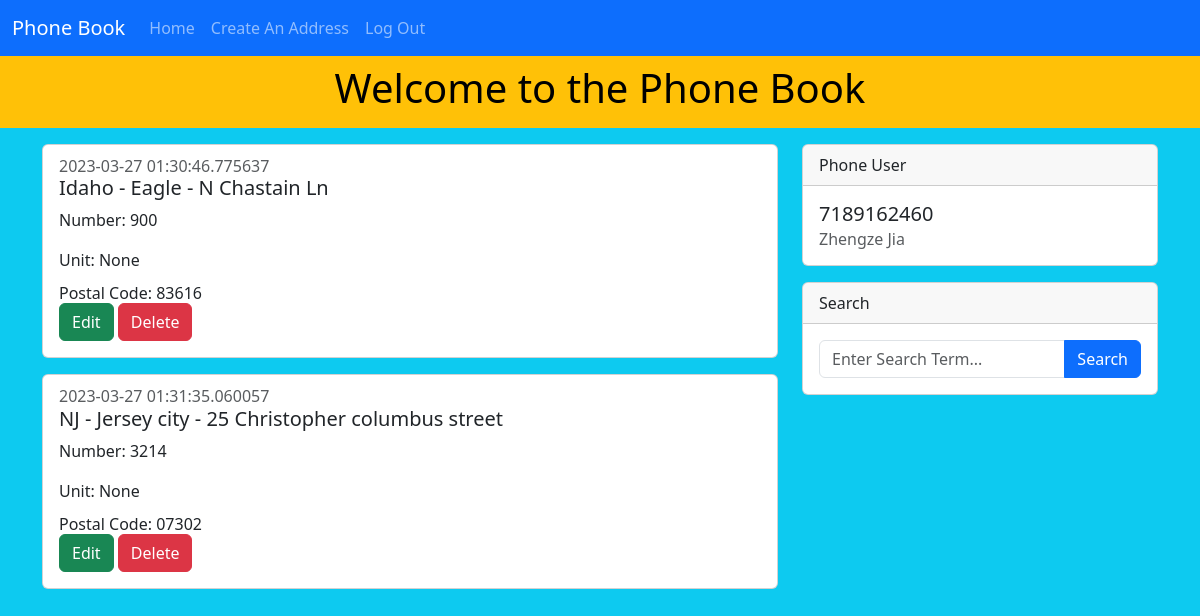
Page / (signed in) on the committed database.
### app/models.py (models this page shows, shortened)
class Address(db.Model):
    id = db.Column(db.Integer, primary_key=True)
    street_name = db.Column(db.String(50), nullable=False)
    number = db.Column(db.Integer, nullable=False)
    unit = db.Column(db.String(50), nullable=True)
    postal_code = db.Column(db.String(20), nullable=False)
    city = db.Column(db.String(50), nullable=False)
    state = db.Column(db.String(20), nullable=False)
    date_created = db.Column(db.DateTime, nullable=False, default=datetime.utcnow)
    phone_id = db.Column(db.Integer, db.ForeignKey('phone.id'))
    def __repr__(self):
        return f"<Address {self.id}|{self.state} {self.city} - {self.street_name} {self.number}>"

class Phone(db.Model, UserMixin):
    id = db.Column(db.Integer, primary_key=True)
    first_name = db.Column(db.String(50), nullable=False)
    last_name = db.Column(db.String(50), nullable=False)
    phone_number = db.Column(db.String(50), nullable=False, unique=True)
    password = db.Column(db.String(255), nullable=False)
    date_created = db.Column(db.DateTime, nullable=False, default=datetime.utcnow)
    addresses = db.relationship('Address', backref='phone')

### app/routes.py (the view, shortened to what this page needs)
@app.route('/', methods=["GET", "POST"])
def index():
    addresses = Address.query.all()
    form = SearchForm()
    return render_template('index.html', addresses=addresses, form=form)

### app/forms.py
class SearchForm(FlaskForm):
    search_term = StringField('Search Term')
    submit = SubmitField('Search')

### app/models.py (called while the page is built)
@login.user_loader
def get_a_phone_by_id(phone_id):
    return db.session.get(Phone, phone_id)

### app/templates/index.html (shortened to what this page needs)
{% extends 'base.html' %}
{% block header %}
    <h1>Welcome to the Phone Book</h1>
{% endblock %}
{% block content %}
<div class="row">
    <div class="col-12 col-lg-8 order-1 order-lg-0">
        {% for address in addresses %}
            <div class="card mt-3">
                <div class="row g-0">
                    <div class="col-md-8">
                        <div class="card-body">
                            <h6 class="card-subtitle text-muted">{{ address.date_created }}</h6>
                            <h5 class="card-title">{{ address.state }} - {{address.city}} - {{ address.street_name }}</h5>
                            <p class="card-text">Number: {{ address.number }}</p>
                            <p class="card-text">Unit: {{ address.unit }}</p>
                            <h6 class="card-subtitle">Postal Code: {{ address.postal_code }}</h6>
                            {% if address.phone == current_user %}
                                <a href="{{ url_for('edit_address', address_id=address.id) }}" class="btn btn-success">Edit</a>
                                <button type="button" class="btn btn-danger" data-bs-toggle="modal" data-bs-target="#deleteAddressModal-{{ address.id }}">
                                    Delete
                                </button>
                            {% endif %}
                        </div>
                    </div>
                </div>
            </div>
        {% endfor %}
    </div>
    <div class="col-12 col-lg-4 order-0 order-lg-1">
        {% if current_user.is_authenticated %}
        <div class="position-sticky top-0">
            <div class="card mt-3">
                <div class="card-header">Phone User</div>
                <div class="card-body">
                    <h5 class="card-title">{{ current_user.phone_number }}</h5>
                    <h6 class="card-subtitle text-muted">{{ current_user.first_name }} {{ current_user.last_name }}</h6>
                </div>
            </div>
        </div>
        {% endif %}
        <div class="position-sticky top-0">
            <div class="card mt-3">
                <div class="card-header">Search</div>
                <div class="card-body">
                    <form action="" method="post">
                        <div class="input-group">
                            {{ form.search_term(class="form-control", placeholder="Enter Search Term...")}}
                            {{ form.submit(class="btn btn-primary") }}
                        </div>
                    </form>
                </div>
            </div>
        </div>
    </div>
</div>
{% endblock %}

### rows in the picture
Address: date_created "2023-03-27 01:30:46.775637", state "Idaho", city "Eagle", street_name "N Chastain Ln", number "900", unit "None", postal_code "83616"
Address: date_created "2023-03-27 01:31:35.060057", state "NJ", city "Jersey city", street_name "25 Christopher columbus street", number "3214", unit "None", postal_code "07302"
Phone: phone_number "7189162460", first_name "Zhengze", last_name "Jia"
